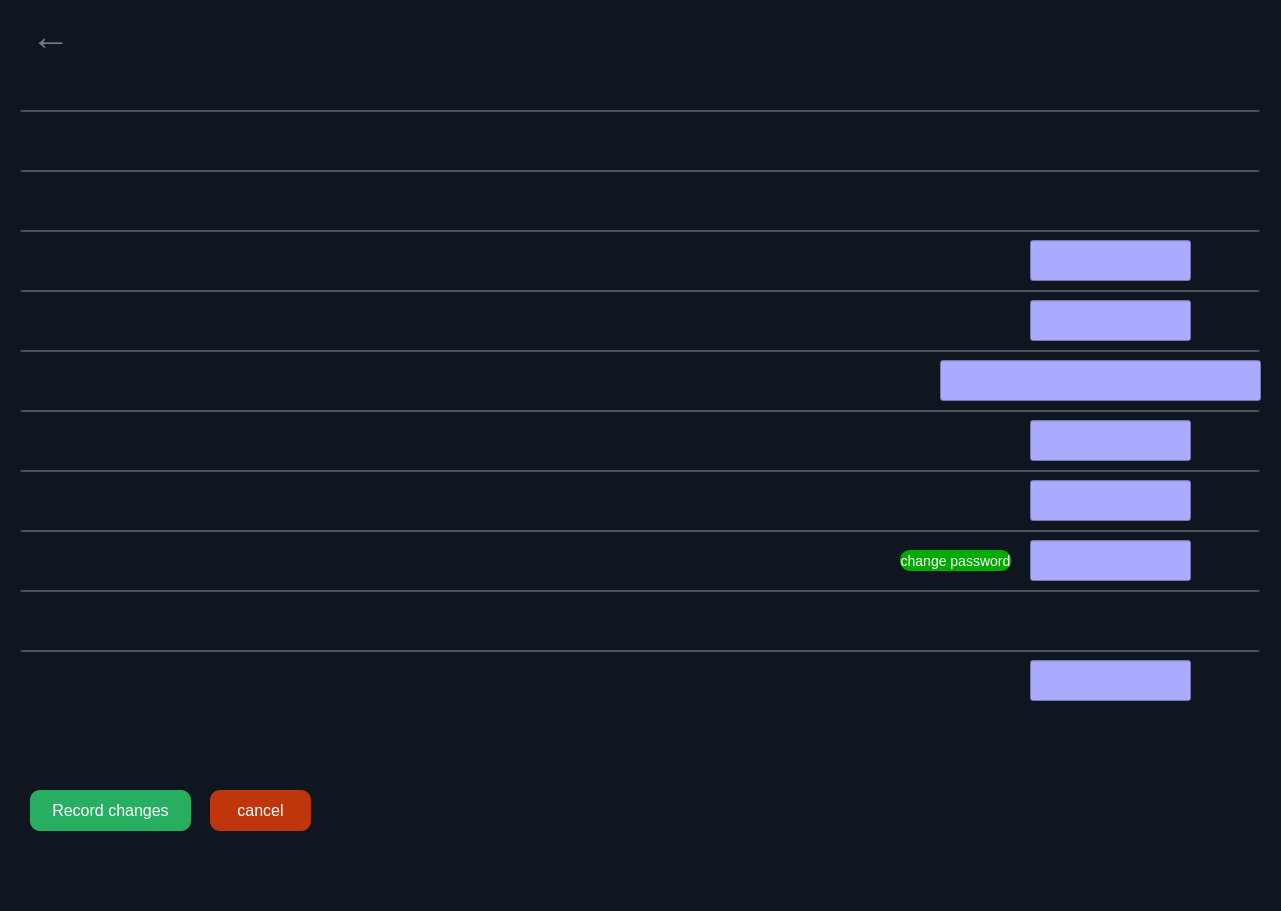
  <widget class="QWidget" name="widget_3" native="true">
   <property name="geometry">
    <rect>
     <x>0</x>
     <y>0</y>
     <width>1281</width>
     <height>911</height>
    </rect>
   </property>
   <property name="styleSheet">
    <string notr="true">background-color: #10161f;</string>
   </property>
   <widget class="QTextEdit" name="textEdit_profname_4">
    <property name="enabled">
     <bool>false</bool>
    </property>
    <property name="geometry">
     <rect>
      <x>320</x>
      <y>30</y>
      <width>361</width>
      <height>41</height>
     </rect>
    </property>
    <property name="styleSheet">
     <string notr="true">background-color: #10161f;
color: rgb(255, 255, 255);
border:none;
font: 18pt &quot;Orienta&quot;;
</string>
    </property>
    <property name="verticalScrollBarPolicy">
     <enum>Qt::ScrollBarPolicy::ScrollBarAlwaysOff</enum>
    </property>
    <property name="horizontalScrollBarPolicy">
     <enum>Qt::ScrollBarPolicy::ScrollBarAlwaysOff</enum>
    </property>
    <property name="readOnly">
     <bool>true</bool>
    </property>
   </widget>
   <widget class="QTextEdit" name="textEdit_userlevel_4">
    <property name="enabled">
     <bool>false</bool>
    </property>
    <property name="geometry">
     <rect>
      <x>20</x>
      <y>120</y>
      <width>231</width>
      <height>41</height>
     </rect>
    </property>
    <property name="styleSheet">
     <string notr="true">background-color: #10161f;
font-size: 18px;
font: 16pt &quot;Orienta&quot;;
color: rgb(255, 255, 255);
border:none;
</string>
    </property>
    <property name="readOnly">
     <bool>true</bool>
    </property>
   </widget>
   <widget class="QTextEdit" name="textEdit_email_4">
    <property name="enabled">
     <bool>false</bool>
    </property>
    <property name="geometry">
     <rect>
      <x>20</x>
      <y>180</y>
      <width>231</width>
      <height>41</height>
     </rect>
    </property>
    <property name="styleSheet">
     <string notr="true">background-color: #10161f;
font-size: 18px;
font: 16pt &quot;Orienta&quot;;
color: rgb(255, 255, 255);
border:none;
</string>
    </property>
    <property name="readOnly">
     <bool>true</bool>
    </property>
   </widget>
   <widget class="QLineEdit" name="lineEdit_32">
    <property name="enabled">
     <bool>false</bool>
    </property>
    <property name="geometry">
     <rect>
      <x>20</x>
      <y>110</y>
      <width>1240</width>
      <height>2</height>
     </rect>
    </property>
    <property name="minimumSize">
     <size>
      <width>0</width>
      <height>1</height>
     </size>
    </property>
    <property name="styleSheet">
     <string notr="true">background-color: #6f7988;
</string>
    </property>
   </widget>
   <widget class="QLineEdit" name="lineEdit_33">
    <property name="enabled">
     <bool>false</bool>
    </property>
    <property name="geometry">
     <rect>
      <x>20</x>
      <y>170</y>
      <width>1240</width>
      <height>2</height>
     </rect>
    </property>
    <property name="minimumSize">
     <size>
      <width>0</width>
      <height>1</height>
     </size>
    </property>
    <property name="styleSheet">
     <string notr="true">background-color: #6f7988;
</string>
    </property>
   </widget>
   <widget class="QLineEdit" name="lineEdit_34">
    <property name="enabled">
     <bool>false</bool>
    </property>
    <property name="geometry">
     <rect>
      <x>20</x>
      <y>230</y>
      <width>1240</width>
      <height>2</height>
     </rect>
    </property>
    <property name="minimumSize">
     <size>
      <width>0</width>
      <height>1</height>
     </size>
    </property>
    <property name="styleSheet">
     <string notr="true">background-color: #6f7988;
</string>
    </property>
   </widget>
   <widget class="QTextEdit" name="textEdit_username_4">
    <property name="enabled">
     <bool>false</bool>
    </property>
    <property name="geometry">
     <rect>
      <x>20</x>
      <y>240</y>
      <width>231</width>
      <height>41</height>
     </rect>
    </property>
    <property name="styleSheet">
     <string notr="true">background-color: #10161f;
font-size: 18px;
font: 16pt &quot;Orienta&quot;;
color: rgb(255, 255, 255);
border:none;
</string>
    </property>
    <property name="readOnly">
     <bool>true</bool>
    </property>
   </widget>
   <widget class="QLineEdit" name="lineEdit_35">
    <property name="enabled">
     <bool>false</bool>
    </property>
    <property name="geometry">
     <rect>
      <x>20</x>
      <y>290</y>
      <width>1240</width>
      <height>2</height>
     </rect>
    </property>
    <property name="minimumSize">
     <size>
      <width>0</width>
      <height>1</height>
     </size>
    </property>
    <property name="styleSheet">
     <string notr="true">background-color: #6f7988;
</string>
    </property>
   </widget>
   <widget class="QTextEdit" name="textEdit_numberphone_4">
    <property name="enabled">
     <bool>false</bool>
    </property>
    <property name="geometry">
     <rect>
      <x>20</x>
      <y>300</y>
      <width>231</width>
      <height>41</height>
     </rect>
    </property>
    <property name="styleSheet">
     <string notr="true">background-color: #10161f;
font-size: 18px;
font: 16pt &quot;Orienta&quot;;
color: rgb(255, 255, 255);
border:none;
</string>
    </property>
    <property name="readOnly">
     <bool>true</bool>
    </property>
   </widget>
   <widget class="QLineEdit" name="lineEdit_36">
    <property name="enabled">
     <bool>false</bool>
    </property>
    <property name="geometry">
     <rect>
      <x>20</x>
      <y>350</y>
      <width>1240</width>
      <height>2</height>
     </rect>
    </property>
    <property name="minimumSize">
     <size>
      <width>0</width>
      <height>1</height>
     </size>
    </property>
    <property name="styleSheet">
     <string notr="true">background-color: #6f7988;
</string>
    </property>
   </widget>
   <widget class="QTextEdit" name="textEdit_address_4">
    <property name="enabled">
     <bool>false</bool>
    </property>
    <property name="geometry">
     <rect>
      <x>20</x>
      <y>360</y>
      <width>231</width>
      <height>41</height>
     </rect>
    </property>
    <property name="styleSheet">
     <string notr="true">background-color: #10161f;
font-size: 18px;
font: 16pt &quot;Orienta&quot;;
color: rgb(255, 255, 255);
border:none;
</string>
    </property>
    <property name="readOnly">
     <bool>true</bool>
    </property>
   </widget>
   <widget class="QLineEdit" name="lineEdit_37">
    <property name="enabled">
     <bool>false</bool>
    </property>
    <property name="geometry">
     <rect>
      <x>20</x>
      <y>410</y>
      <width>1240</width>
      <height>2</height>
     </rect>
    </property>
    <property name="minimumSize">
     <size>
      <width>0</width>
      <height>1</height>
     </size>
    </property>
    <property name="styleSheet">
     <string notr="true">background-color: #6f7988;
</string>
    </property>
   </widget>
   <widget class="QTextEdit" name="textEdit_firstname_4">
    <property name="enabled">
     <bool>false</bool>
    </property>
    <property name="geometry">
     <rect>
      <x>20</x>
      <y>420</y>
      <width>231</width>
      <height>41</height>
     </rect>
    </property>
    <property name="styleSheet">
     <string notr="true">background-color: #10161f;
font-size: 18px;
font: 16pt &quot;Orienta&quot;;
color: rgb(255, 255, 255);
border:none;
</string>
    </property>
    <property name="readOnly">
     <bool>true</bool>
    </property>
   </widget>
   <widget class="QLineEdit" name="lineEdit_38">
    <property name="enabled">
     <bool>false</bool>
    </property>
    <property name="geometry">
     <rect>
      <x>20</x>
      <y>470</y>
      <width>1240</width>
      <height>2</height>
     </rect>
    </property>
    <property name="minimumSize">
     <size>
      <width>0</width>
      <height>1</height>
     </size>
    </property>
    <property name="styleSheet">
     <string notr="true">background-color: #6f7988;
</string>
    </property>
   </widget>
   <widget class="QTextEdit" name="textEdit_lastname_4">
    <property name="enabled">
     <bool>false</bool>
    </property>
    <property name="geometry">
     <rect>
      <x>20</x>
      <y>480</y>
      <width>231</width>
      <height>41</height>
     </rect>
    </property>
    <property name="styleSheet">
     <string notr="true">background-color: #10161f;
font-size: 18px;
font: 16pt &quot;Orienta&quot;;
color: rgb(255, 255, 255);
border:none;
</string>
    </property>
    <property name="readOnly">
     <bool>true</bool>
    </property>
   </widget>
   <widget class="QLineEdit" name="lineEdit_39">
    <property name="enabled">
     <bool>false</bool>
    </property>
    <property name="geometry">
     <rect>
      <x>20</x>
      <y>530</y>
      <width>1240</width>
      <height>2</height>
     </rect>
    </property>
    <property name="minimumSize">
     <size>
      <width>0</width>
      <height>1</height>
     </size>
    </property>
    <property name="styleSheet">
     <string notr="true">background-color: #6f7988;
</string>
    </property>
   </widget>
   <widget class="QTextEdit" name="textEdit_password_4">
    <property name="enabled">
     <bool>false</bool>
    </property>
    <property name="geometry">
     <rect>
      <x>20</x>
      <y>540</y>
      <width>231</width>
      <height>41</height>
     </rect>
    </property>
    <property name="styleSheet">
     <string notr="true">background-color: #10161f;
font-size: 18px;
font: 16pt &quot;Orienta&quot;;
color: rgb(255, 255, 255);
border:none;
</string>
    </property>
    <property name="readOnly">
     <bool>true</bool>
    </property>
   </widget>
   <widget class="QLineEdit" name="lineEdit_40">
    <property name="enabled">
     <bool>false</bool>
    </property>
    <property name="geometry">
     <rect>
      <x>20</x>
      <y>590</y>
      <width>1240</width>
      <height>2</height>
     </rect>
    </property>
    <property name="minimumSize">
     <size>
      <width>0</width>
      <height>1</height>
     </size>
    </property>
    <property name="styleSheet">
     <string notr="true">background-color: #6f7988;
</string>
    </property>
   </widget>
   <widget class="QTextEdit" name="textEdit_Transactionfees_4">
    <property name="enabled">
     <bool>false</bool>
    </property>
    <property name="geometry">
     <rect>
      <x>20</x>
      <y>600</y>
      <width>231</width>
      <height>41</height>
     </rect>
    </property>
    <property name="styleSheet">
     <string notr="true">background-color: #10161f;
font-size: 18px;
font: 16pt &quot;Orienta&quot;;
color: rgb(255, 255, 255);
border:none;
</string>
    </property>
    <property name="readOnly">
     <bool>true</bool>
    </property>
   </widget>
   <widget class="QTextEdit" name="textEdit_userlevel_value_4">
    <property name="enabled">
     <bool>false</bool>
    </property>
    <property name="geometry">
     <rect>
      <x>1090</x>
      <y>120</y>
      <width>171</width>
      <height>41</height>
     </rect>
    </property>
    <property name="layoutDirection">
     <enum>Qt::LayoutDirection::LeftToRight</enum>
    </property>
    <property name="styleSheet">
     <string notr="true">background-color: #10161f;
font: 16pt &quot;Orienta&quot;;
color: #6f7988;
border:none;
</string>
    </property>
    <property name="readOnly">
     <bool>true</bool>
    </property>
   </widget>
   <widget class="QTextEdit" name="textEdit_email_value_4">
    <property name="enabled">
     <bool>false</bool>
    </property>
    <property name="geometry">
     <rect>
      <x>1000</x>
      <y>180</y>
      <width>261</width>
      <height>41</height>
     </rect>
    </property>
    <property name="styleSheet">
     <string notr="true">background-color: #10161f;
font: 16pt &quot;Orienta&quot;;
color: #6f7988;
border:none;
</string>
    </property>
    <property name="readOnly">
     <bool>true</bool>
    </property>
   </widget>
   <widget class="QTextEdit" name="textEdit_firstname_value_4">
    <property name="enabled">
     <bool>false</bool>
    </property>
    <property name="geometry">
     <rect>
      <x>840</x>
      <y>420</y>
      <width>171</width>
      <height>41</height>
     </rect>
    </property>
    <property name="styleSheet">
     <string notr="true">background-color: #10161f;
font: 16pt &quot;Orienta&quot;;
color: #6f7988;
border:none;
</string>
    </property>
    <property name="readOnly">
     <bool>true</bool>
    </property>
   </widget>
   <widget class="QTextEdit" name="textEdit_lastname_value_4">
    <property name="enabled">
     <bool>false</bool>
    </property>
    <property name="geometry">
     <rect>
      <x>840</x>
      <y>480</y>
      <width>171</width>
      <height>41</height>
     </rect>
    </property>
    <property name="styleSheet">
     <string notr="true">background-color: #10161f;
font: 16pt &quot;Orienta&quot;;
color: #6f7988;
border:none;
</string>
    </property>
    <property name="readOnly">
     <bool>true</bool>
    </property>
   </widget>
   <widget class="QPushButton" name="recordchange_btn">
    <property name="enabled">
     <bool>true</bool>
    </property>
    <property name="geometry">
     <rect>
      <x>30</x>
      <y>790</y>
      <width>161</width>
      <height>41</height>
     </rect>
    </property>
    <property name="cursor">
     <cursorShape>PointingHandCursor</cursorShape>
    </property>
    <property name="styleSheet">
     <string notr="true">          background-color: #27AE60 ;
            color: white;
            border-radius: 10px;
            font-size: 16px;
           border: none;  </string>
    </property>
    <property name="text">
     <string>Record changes</string>
    </property>
   </widget>
   <widget class="QTextEdit" name="textEdit_Transactionfees_value_4">
    <property name="enabled">
     <bool>false</bool>
    </property>
    <property name="geometry">
     <rect>
      <x>1090</x>
      <y>600</y>
      <width>161</width>
      <height>41</height>
     </rect>
    </property>
    <property name="styleSheet">
     <string notr="true">background-color: #10161f;
font: 16pt &quot;Orienta&quot;;
color: #6f7988;
border:none;
</string>
    </property>
    <property name="readOnly">
     <bool>true</bool>
    </property>
   </widget>
   <widget class="QLineEdit" name="lineEdit_41">
    <property name="enabled">
     <bool>false</bool>
    </property>
    <property name="geometry">
     <rect>
      <x>20</x>
      <y>650</y>
      <width>1240</width>
      <height>2</height>
     </rect>
    </property>
    <property name="minimumSize">
     <size>
      <width>0</width>
      <height>1</height>
     </size>
    </property>
    <property name="styleSheet">
     <string notr="true">background-color: #6f7988;
</string>
    </property>
   </widget>
   <widget class="QLineEdit" name="lineEdit_username_4">
    <property name="geometry">
     <rect>
      <x>1030</x>
      <y>240</y>
      <width>161</width>
      <height>41</height>
     </rect>
    </property>
    <property name="styleSheet">
     <string notr="true">background-color: rgb(170, 170, 255);
font: 14pt &quot;Orienta&quot;;
padding-left:10px;
color: rgb(0, 0, 0);</string>
    </property>
   </widget>
   <widget class="QLineEdit" name="lineEdit_numberphone_4">
    <property name="enabled">
     <bool>true</bool>
    </property>
    <property name="geometry">
     <rect>
      <x>1030</x>
      <y>300</y>
      <width>161</width>
      <height>41</height>
     </rect>
    </property>
    <property name="styleSheet">
     <string notr="true">background-color: rgb(170, 170, 255);
font: 14pt &quot;Orienta&quot;;
padding-left:10px;
color: rgb(0, 0, 0);</string>
    </property>
   </widget>
   <widget class="QLineEdit" name="lineEdit_address_4">
    <property name="geometry">
     <rect>
      <x>940</x>
      <y>360</y>
      <width>321</width>
      <height>41</height>
     </rect>
    </property>
    <property name="styleSheet">
     <string notr="true">background-color: rgb(170, 170, 255);
font: 14pt &quot;Orienta&quot;;
padding-left:10px;
color: rgb(0, 0, 0);</string>
    </property>
   </widget>
   <widget class="QLineEdit" name="lineEdit_firstname_4">
    <property name="geometry">
     <rect>
      <x>1030</x>
      <y>420</y>
      <width>161</width>
      <height>41</height>
     </rect>
    </property>
    <property name="styleSheet">
     <string notr="true">background-color: rgb(170, 170, 255);
font: 14pt &quot;Orienta&quot;;
padding-left:10px;
color: rgb(0, 0, 0);</string>
    </property>
   </widget>
   <widget class="QLineEdit" name="lineEdit_lastname_4">
    <property name="geometry">
     <rect>
      <x>1030</x>
      <y>480</y>
      <width>161</width>
      <height>41</height>
     </rect>
    </property>
    <property name="styleSheet">
     <string notr="true">background-color: rgb(170, 170, 255);
font: 14pt &quot;Orienta&quot;;
padding-left:10px;
color: rgb(0, 0, 0);</string>
    </property>
   </widget>
   <widget class="QPushButton" name="change_pas">
    <property name="geometry">
     <rect>
      <x>900</x>
      <y>550</y>
      <width>111</width>
      <height>21</height>
     </rect>
    </property>
    <property name="cursor">
     <cursorShape>PointingHandCursor</cursorShape>
    </property>
    <property name="styleSheet">
     <string notr="true">            color: white;
            border-radius: 10px;
            font-size: 14px;
           border: none;  
	background-color: rgb(0, 170, 0);</string>
    </property>
    <property name="text">
     <string>change password</string>
    </property>
   </widget>
   <widget class="QPushButton" name="backt_btn">
    <property name="enabled">
     <bool>true</bool>
    </property>
    <property name="geometry">
     <rect>
      <x>30</x>
      <y>20</y>
      <width>41</width>
      <height>31</height>
     </rect>
    </property>
    <property name="cursor">
     <cursorShape>PointingHandCursor</cursorShape>
    </property>
    <property name="styleSheet">
     <string notr="true">			background-color: #10161f;
			color: #6f7988;
            border-radius: 10px;
            font-size: 40px;
            border: none;  </string>
    </property>
    <property name="text">
     <string>←</string>
    </property>
   </widget>
   <widget class="QLineEdit" name="lineEdit_password_4">
    <property name="enabled">
     <bool>true</bool>
    </property>
    <property name="geometry">
     <rect>
      <x>1030</x>
      <y>540</y>
      <width>161</width>
      <height>41</height>
     </rect>
    </property>
    <property name="styleSheet">
     <string notr="true">background-color: rgb(170, 170, 255);
font: 14pt &quot;Orienta&quot;;
padding-left:10px;
color: rgb(0, 0, 0);</string>
    </property>
    <property name="echoMode">
     <enum>QLineEdit::EchoMode::PasswordEchoOnEdit</enum>
    </property>
    <property name="readOnly">
     <bool>true</bool>
    </property>
   </widget>
   <widget class="QPushButton" name="backt_btn_2">
    <property name="enabled">
     <bool>true</bool>
    </property>
    <property name="geometry">
     <rect>
      <x>210</x>
      <y>790</y>
      <width>101</width>
      <height>41</height>
     </rect>
    </property>
    <property name="cursor">
     <cursorShape>PointingHandCursor</cursorShape>
    </property>
    <property name="styleSheet">
     <string notr="true">          background-color: #BF360C;
            color: white;
            border-radius: 10px;
            font-size: 16px;
           border: none;  </string>
    </property>
    <property name="text">
     <string>cancel</string>
    </property>
   </widget>
   <widget class="QLabel" name="captchaLabel">
    <property name="geometry">
     <rect>
      <x>820</x>
      <y>660</y>
      <width>191</width>
      <height>71</height>
     </rect>
    </property>
    <property name="text">
     <string/>
    </property>
    <property name="scaledContents">
     <bool>true</bool>
    </property>
   </widget>
   <widget class="QLineEdit" name="inputField">
    <property name="geometry">
     <rect>
      <x>1030</x>
      <y>660</y>
      <width>161</width>
      <height>41</height>
     </rect>
    </property>
    <property name="styleSheet">
     <string notr="true">background-color: rgb(170, 170, 255);
font: 14pt &quot;Orienta&quot;;
padding-left:10px;
color: rgb(0, 0, 0);</string>
    </property>
   </widget>
   <widget class="QTextEdit" name="textEdit_captcha">
    <property name="enabled">
     <bool>false</bool>
    </property>
    <property name="geometry">
     <rect>
      <x>20</x>
      <y>660</y>
      <width>231</width>
      <height>41</height>
     </rect>
    </property>
    <property name="styleSheet">
     <string notr="true">background-color: #10161f;
font-size: 18px;
font: 16pt &quot;Orienta&quot;;
color: rgb(255, 255, 255);
border:none;
</string>
    </property>
    <property name="readOnly">
     <bool>true</bool>
    </property>
   </widget>
  </widget>
